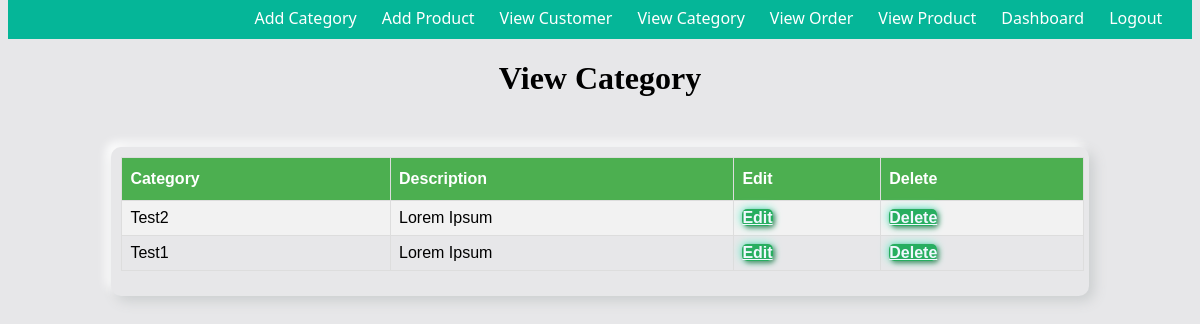
/index/category_View.php (signed in), run on the app's committed database.
### tables this page shows
CREATE TABLE IF NOT EXISTS `category` (
  `categoryID` int(11) NOT NULL AUTO_INCREMENT,
  `categoryName` varchar(20) NOT NULL,
  `discription` varchar(250) NOT NULL,
  `imageLocation` varchar(1000) NOT NULL,
  PRIMARY KEY (`categoryID`)
);

### index/category_View.php (the view, shortened to what this page needs)
<!DOCTYPE html>
<html lang="en">
<head>
    <link href="../source/css/navbar.css" rel="stylesheet" type="text/css" />
    <link href="../source/css/style.css" rel="stylesheet" type="text/css" />
    <link href="../source/css/insertProduct.css" rel="stylesheet" type="text/css" />
</head>
<body>
    <?php require "include/admin_header.php" ?>
    <h1 style="text-align:center;">View Category</h1>
    <div class="insertProduct" style="width:80%;">
        <form action="component/category_view_action.php">
            <?php
            $mysqli = new mysqli('localhost:3308', 'root', '', 'shanbaby') or die(mysqli_error($mysqli));
            $result = $mysqli->query("SELECT * FROM category") or die($mysqli->error);
            ?>
            <div style="overflow-x:auto; margin-left:-15px; margin-top:5px;">
                <table id="customers">
                    <thead>
                        <tr>
                            <th>Category</th>
                            <th>Description</th>
                            <th>Edit</th>
                            <th>Delete</th>
                        </tr>
                        <?php
                        while ($row = $result->fetch_assoc()) : ?>
                            <tr>
                                <td><?php echo $row['categoryName']; ?></td>
                                <td><?php echo $row['discription']; ?></td>
                                <td>
                                    <a href="category_Edit.php?editid=<?php echo $row['categoryID']; ?>" name="edit" id="btn" class="btn btn-danger" onclick="return validate();">Edit</a>
                                </td>
                                <td>
                                    <a href="component/category_view_action.php?delete=<?php echo $row['categoryID']; ?>" name="delete" id="btn" class="btn btn-danger" onclick="return validate();">Delete</a>
                                </td>
                            </tr>
                        <?php endwhile; ?>
                    </thead>
                </table>
            </div>
        </form>
    </div>
</body>
</html>

### Source/CSS/style.css (style rules this page uses)
body { background-color: #e7e7e9; }

### Source/CSS/insertProduct.css (style rules this page uses)
.insertProduct { width: 700px; height: 100%; background-color: #e7e7e9; position: relative; margin: 50px auto; padding: 5px 5px 25px 25px; text-align: center; box-shadow: 5px 5px 13px #cbcecf, -5px -5px 10px #ffffff; border-radius: 10px; }
.btn { background: #27ae60; color: aliceblue; border: 0px; border-radius: 5px; width: 200px; height: 40px; font-weight: bold; box-shadow: 2px 2px 5px #4e8f69, -1px -1px 10px #76f0d1; }

### index/category_View.php (style rules this page uses)
#customers { font-family: "Trebuchet MS", Arial, Helvetica, sans-serif; border-collapse: collapse; width: 100%; }
#customers td, #customers th { border: 1px solid #ddd; padding: 8px; }
#customers tr:nth-child(even) { background-color: #f2f2f2; }
#customers th { padding-top: 12px; padding-bottom: 12px; text-align: left; background-color: #4CAF50; color: white; }
table { border-collapse: collapse; border-spacing: 0; width: 100%; border: 1px solid #ddd; }
th, td { text-align: left; padding: 8px; }
tr:nth-child(even) { background-color: #f2f2f2 }

### data on the page
category: categoryName "Test2", discription "Lorem Ipsum"
category: categoryName "Test1", discription "Lorem Ipsum"
